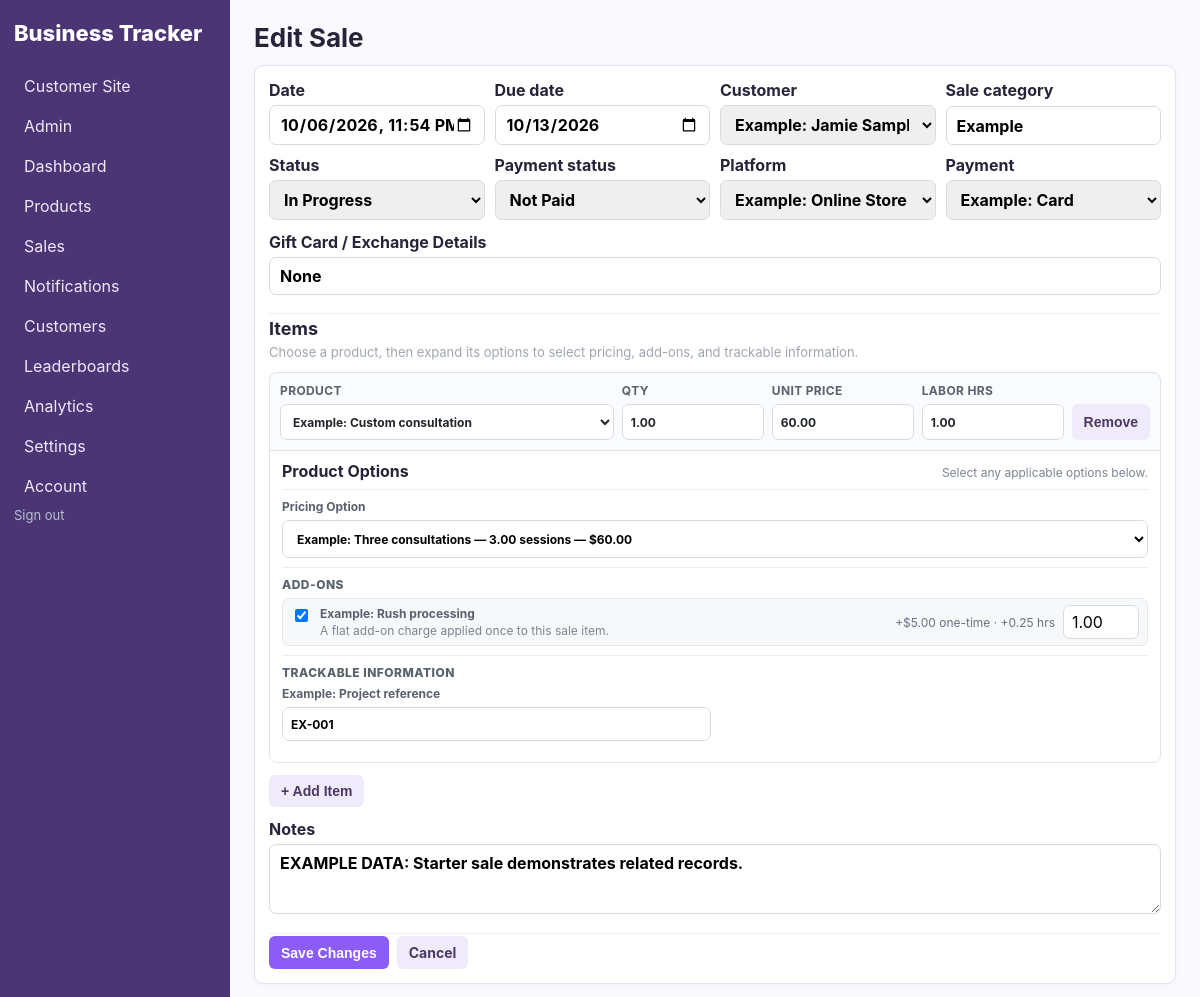
The page /sales/2/edit (signed in) on the database as committed earlier.
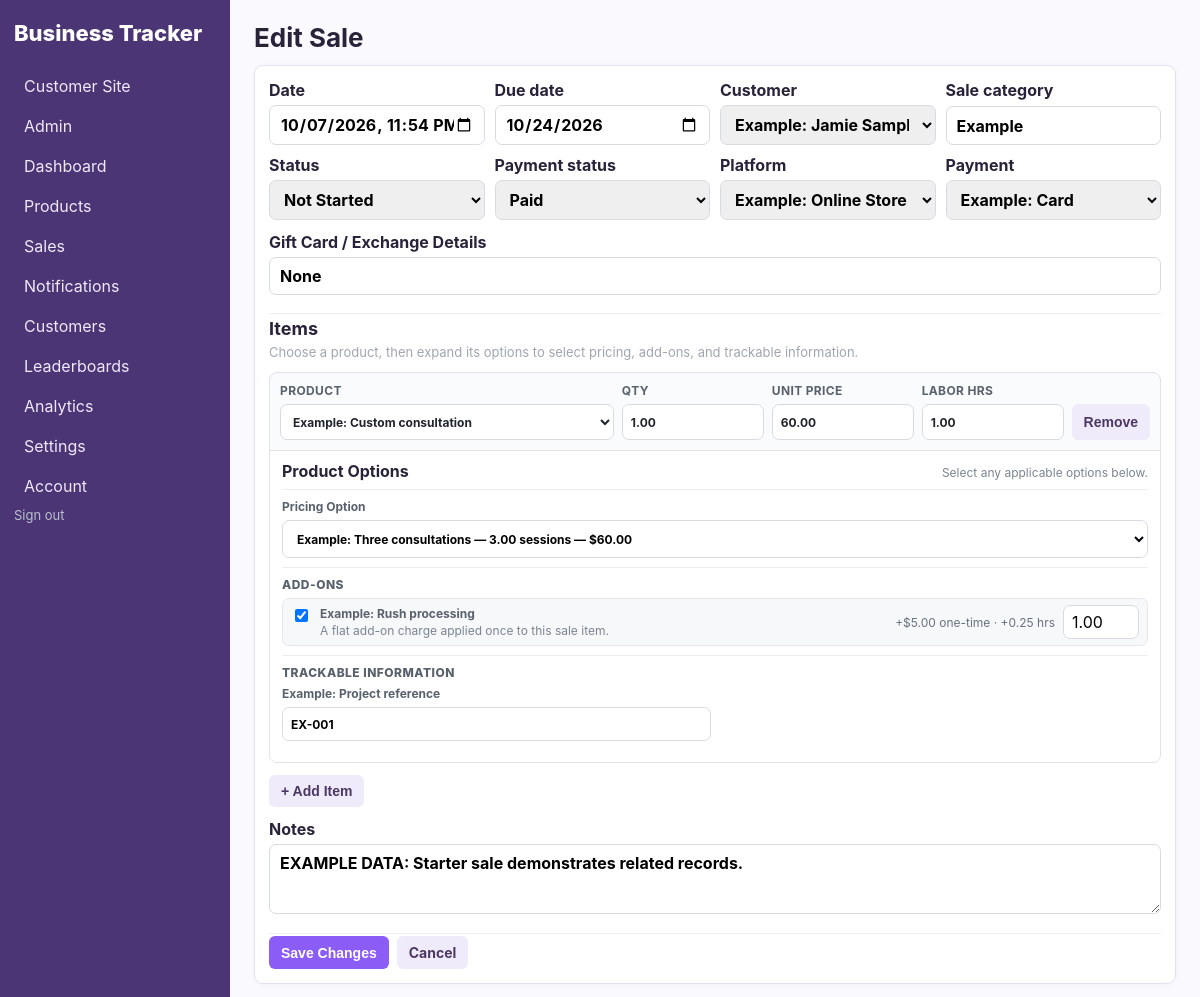
The same page on the database as committed later.
### models.py (models this page shows)
class Sale(db.Model):
    id = db.Column(db.Integer, primary_key=True)
    owner_id = db.Column(db.Integer, db.ForeignKey('creator_account.id'), nullable=False)
    sale_date = db.Column(db.DateTime, default=datetime.utcnow, nullable=False)
    created_at = db.Column(db.DateTime, default=datetime.utcnow, nullable=False)
    due_date = db.Column(db.Date)
    sale_category = db.Column(db.String(120))
    status = db.Column(db.String(30), nullable=False, default='New')
    paid = db.Column(db.Boolean, nullable=False, default=False)
    customer_id = db.Column(db.Integer, db.ForeignKey('customer.id'))
    store_customer_id = db.Column(db.Integer, db.ForeignKey('store_customer.id'))
    platform_id = db.Column(db.Integer, db.ForeignKey('platform.id'))
    payment_method_id = db.Column(db.Integer, db.ForeignKey('payment_method.id'))
    payment_detail = db.Column(db.String(255))
    stripe_checkout_session_id = db.Column(db.String(255), unique=True)
    stripe_payment_intent_id = db.Column(db.String(255))
    total_amount = db.Column(db.Numeric(12,2), default=0)
    notes = db.Column(db.Text)
    version_id = db.Column(db.Integer, nullable=False, default=1)
    __table_args__ = (
        db.Index('ix_sale_owner_created', 'owner_id', 'created_at', 'id'),
        db.Index('ix_sale_owner_due', 'owner_id', 'due_date'),
        db.Index('ix_sale_owner_status_paid', 'owner_id', 'status', 'paid'),
        db.Index('ix_sale_owner_customer', 'owner_id', 'customer_id'),
    )
    __mapper_args__ = {'version_id_col': version_id}
    platform = db.relationship('Platform')
    payment_method = db.relationship('PaymentMethod')
    store_customer = db.relationship('StoreCustomer', back_populates='sales')
    items = db.relationship('SaleItem', backref='sale', cascade='all, delete-orphan', lazy=True)

class Customer(db.Model):
    id = db.Column(db.Integer, primary_key=True)
    owner_id = db.Column(db.Integer, db.ForeignKey('creator_account.id'), nullable=False)
    name = db.Column(db.String(160), nullable=False)
    email = db.Column(db.String(160))
    username = db.Column(db.String(160))
    notes = db.Column(db.Text)
    created_at = db.Column(db.DateTime, default=datetime.utcnow)
    version_id = db.Column(db.Integer, nullable=False, default=1)
    __table_args__ = (db.Index('ix_customer_owner_name', 'owner_id', 'name'),)
    __mapper_args__ = {'version_id_col': version_id}
    sales = db.relationship('Sale', backref='customer', lazy=True)
    leaderboard_entries = db.relationship('LeaderboardEntry', back_populates='customer', cascade='all, delete-orphan', lazy=True)

class Platform(db.Model):
    id = db.Column(db.Integer, primary_key=True)
    owner_id = db.Column(db.Integer, db.ForeignKey('creator_account.id'), nullable=False)
    name = db.Column(db.String(120), nullable=False)
    active = db.Column(db.Boolean, default=True)
    version_id = db.Column(db.Integer, nullable=False, default=1)
    __table_args__ = (db.UniqueConstraint('owner_id', 'name', name='uq_platform_owner_name'),)
    __mapper_args__ = {'version_id_col': version_id}

class PaymentMethod(db.Model):
    id = db.Column(db.Integer, primary_key=True)
    owner_id = db.Column(db.Integer, db.ForeignKey('creator_account.id'), nullable=False)
    name = db.Column(db.String(120), nullable=False)
    active = db.Column(db.Boolean, default=True)
    version_id = db.Column(db.Integer, nullable=False, default=1)
    __table_args__ = (db.UniqueConstraint('owner_id', 'name', name='uq_payment_method_owner_name'),)
    __mapper_args__ = {'version_id_col': version_id}

### app.py (the view)
@app.route('/sales/<int:id>/edit', methods=['GET','POST'])
def sale_edit(id): return _sale_form(Sale.query.get_or_404(id))

### app.py (called while the page is built)
@event.listens_for(Session, 'do_orm_execute')
def scope_creator_queries(execute_state):
    if not execute_state.is_select or not execute_state.is_orm_statement or not has_request_context():
        return
    creator_id = getattr(g, 'creator_id', None)
    if getattr(g, 'is_admin', False):
        return
    if not creator_id or request.endpoint in PUBLIC_ENDPOINTS:
        return
    execute_state.statement = execute_state.statement.options(*(
        with_loader_criteria(model, lambda entity: entity.owner_id == creator_id, include_aliases=True)
        for model in TENANT_MODELS
    ))

@app.context_processor
def helpers():
    creator = getattr(g, 'creator', None)
    unread_notifications = []
    if creator and creator.banner_notifications:
        unread_notifications = SellerNotification.query.filter_by(
            owner_id=creator.id, read_at=None
        ).order_by(SellerNotification.created_at.desc()).limit(3).all()
    return {
        'money': lambda x: f'${money(x):,.2f}',
        'current_creator': creator,
        'current_store_customer': getattr(g, 'store_customer', None),
        'unread_notifications': unread_notifications,
    }

### templates/sales/form.html (shortened to what this page needs)
{% extends 'base.html' %}
{% block heading %}{{ 'Edit' if sale else 'Record' }} Sale{% endblock %}
{% block content %}
<form method="post" class="panel form sale-form" id="saleForm">
  <div class="sale-header-grid">
    <label>Date
      <input type="datetime-local" name="sale_date" value="{{ now }}">
    </label>
    <label>Due date
      <input type="date" name="due_date" value="{{ sale.due_date.isoformat() if sale and sale.due_date else '' }}">
    </label>
    <label>Customer
      <select name="customer_id" id="saleCustomer">
        {% for customer in customers %}<option value="{{customer.id}}" {% if sale and sale.customer_id == customer.id %}selected{% endif %}>{{customer.name}}{% if customer.username %} · @{{customer.username}}{% endif %}</option>{% endfor %}
      </select>
    </label>
    <label>Sale category
      <input name="sale_category" list="sale-category-options" maxlength="120" value="{{ sale.sale_category if sale and sale.sale_category else '' }}" placeholder="e.g. Commission, Retail">
    </label>
    <label>Status
      <select name="status">
        {% for status in sale_statuses %}<option value="{{status}}" {% if (sale.status if sale else 'New') == status %}selected{% endif %}>{{status}}</option>{% endfor %}
      </select>
    </label>
    <label>Payment status
      <select name="paid">
        <option value="0" {% if not sale or not sale.paid %}selected{% endif %}>Not Paid</option>
        <option value="1" {% if sale and sale.paid %}selected{% endif %}>Paid</option>
      </select>
    </label>
    <label>Platform
      <select name="platform_id">
        {% for x in platforms %}<option value="{{ x.id }}" {% if sale and sale.platform_id == x.id %}selected{% endif %}>{{ x.name }}</option>{% endfor %}
      </select>
    </label>
    <label>Payment
      <select name="payment_method_id">
        {% for x in payments %}<option value="{{ x.id }}" {% if sale and sale.payment_method_id == x.id %}selected{% endif %}>{{ x.name }}</option>{% endfor %}
      </select>
    </label>
  </div>
  <label>Gift Card / Exchange Details
    <input name="payment_detail" value="{{ sale.payment_detail if sale else '' }}" placeholder="Optional">
  </label>
  <div class="section-heading">
    <div>
      <h2>Items</h2>
      <p class="muted">Choose a product, then expand its options to select pricing, add-ons, and trackable information.</p>
    </div>
  </div>
  <div id="items" class="sale-items"></div>
  <button type="button" class="secondary button add-item-button" onclick="addItem()">+ Add Item</button>
  <label>Notes
    <textarea name="notes">{{ sale.notes if sale else '' }}</textarea>
  </label>
  <div class="actions">
    <button class="button">{{ 'Save Changes' if sale else 'Save Sale' }}</button>
    <a class="button secondary" href="{{ url_for('sales') }}">Cancel</a>
  </div>
</form>
{% endblock %}

Rows that differ between the two databases and show on the page:
changed Sale "Example": due_date "10/13/2026" → "10/24/2026"; status "In Progress" → "Not Started"; paid "Not Paid" → "Paid"
Other text that changed with them:
form field sale_date: "10/06/2026 23:54" → "10/07/2026 23:54"
